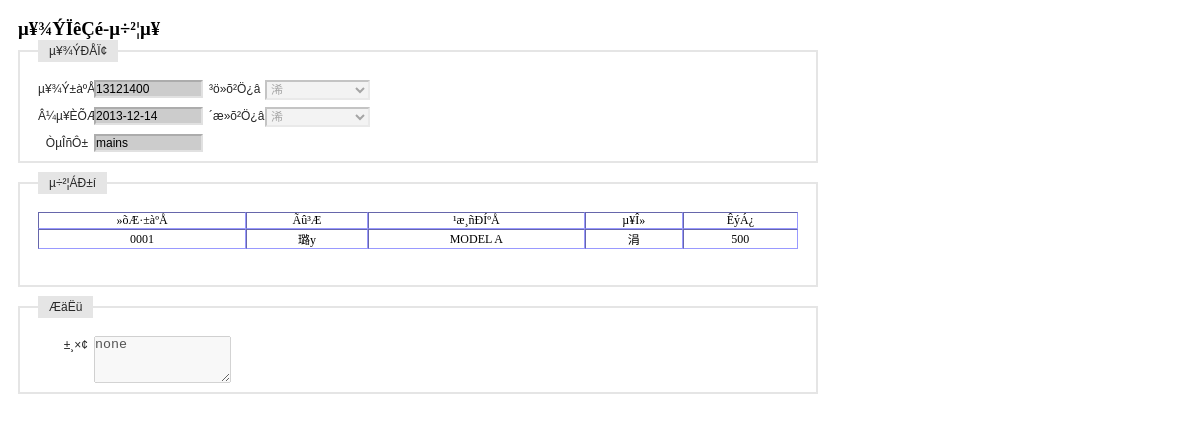
/receipt_exchange/receipt_show_exchange.php?id=13121400 (signed in), run on the app's committed database.
### tables this page shows
CREATE TABLE `table_warehouse` (
  `id` varchar(4) NOT NULL,
  `name` varchar(10) NOT NULL,
  `fuzeren` varchar(10) default NULL,
  `phone` varchar(8) default NULL,
  `address` varchar(50) default NULL,
  `remark` varchar(50) default NULL,
  PRIMARY KEY  (`id`,`name`)
);

CREATE TABLE `test_exchange` (
  `id` varchar(8) NOT NULL,
  `date` varchar(10) default NULL,
  `yewuyuan` varchar(10) default NULL,
  `type` varchar(4) default NULL,
  `warehouse` varchar(4) default NULL,
  `warehouse2` varchar(4) default NULL,
  `remark` varchar(100) default NULL,
  `itemstring` varchar(200) default NULL,
  PRIMARY KEY  (`id`)
);

CREATE TABLE `tb_product` (
  `id` int(4) NOT NULL auto_increment,
  `maintype` varchar(20) NOT NULL,
  `subtype` varchar(20) NOT NULL,
  `name` varchar(20) NOT NULL,
  `encode` varchar(20) NOT NULL,
  `barcode` varchar(20) NOT NULL,
  `size` varchar(20) NOT NULL,
  `unit` varchar(10) NOT NULL,
  `upperlimit` int(4) NOT NULL,
  `lowerlimit` int(4) NOT NULL,
  `inprice` int(4) NOT NULL,
  `outprice` int(4) NOT NULL,
  `tupian` varchar(100) NOT NULL,
  `jianjie` mediumtext NOT NULL,
  `addtime` varchar(20) NOT NULL,
  PRIMARY KEY  (`id`,`encode`,`barcode`)
);

### receipt_exchange/receipt_show_exchange.php (the view, shortened to what this page needs)
<?php
	$id = $_GET[id];
	$query = "select * from test_exchange where id = '$id'";
	$result = mysql_query($query);
	$RS = mysql_fetch_array($result);
	$date = $RS[date];
	$yewuyuan = $RS[yewuyuan];
	$itemstr = $RS[itemstring];
	$remark = $RS[remark];
	$query = "select name from table_warehouse where id = '$RS[warehouse]'";
	$result_warehouse = mysql_query($query);
	$RS2 = mysql_fetch_array($result_warehouse);
	$warehouse = $RS2[name];
	$query = "select name from table_warehouse where id = '$RS[warehouse2]'";
	$result_warehouse = mysql_query($query);
	$RS2 = mysql_fetch_array($result_warehouse);
	$warehouse2 = $RS2[name];
?>
<!DOCTYPE html PUBLIC "-//W3C//DTD XHTML 1.0 Transitional//EN" "http://www.w3.org/TR/xhtml1/DTD/xhtml1-transitional.dtd">
<html xmlns="http://www.w3.org/1999/xhtml">
<head>
</head>
<link rel="stylesheet" type="text/css" href="../css/iframe.css" media="screen" />
<body style="width:800px">
<form id="item_in" name="item_in" method="post" action="../receipt_inout/receipt_in_bg.php" onsubmit=" return checkForm()">
  <h3>µ¥¾ÝÏêÇé-µ÷²¦µ¥</h3>
  <fieldset>
  <legend>µ¥¾ÝÐÅÏ¢</legend>
  <label>µ¥¾Ý±àºÅ</label>
  <input id="id" name="id" type="text" value="<?php echo $id;?>" style="background-color:#CCCCCC" readonly/>
  <label>³ö»õ²Ö¿â</label>
  <select name="company" id="company" disabled>
    <?php echo "<option value='$RS[warehouse]'>$warehouse</option>";?>
  </select>
  <p>&nbsp;</p>
  <label>Â¼µ¥ÈÕÆÚ</label>
  <input name="date" id="date" type="text" value="<?php echo $date;?>" style="background-color:#CCCCCC" readonly/>
  <label>´æ»õ²Ö¿â</label>
  <select id="warehouse" name="warehouse" disabled>
    <?php echo "<option value='$RS[warehouse2]'>$warehouse2</option>";?>
  </select>
  <p>&nbsp;</p>
  <label>ÒµÎñÔ±</label>
  <input id="yewuyuan" name="yewuyuan" type="text" value="<?php echo $yewuyuan;?>" style="background-color:#CCCCCC" readonly/>
  </fieldset>
  <fieldset>
  <legend>µ÷²¦ÁÐ±í</legend>
  <table id="item_list" border="1" width="100%" cellspacing="0" cellpadding="5" style="font-size:12px; border:thin; border-color:#9999FF ">
    <tr align="center">
      <td>»õÆ·±àºÅ</td>
      <td>Ãû³Æ</td>
      <td>¹æ¸ñÐÍºÅ</td>
      <td>µ¥Î»</td>
      <td>ÊýÁ¿</td>
    </tr>
	<?php
		$item_list = explode('|',$itemstr);
		foreach($item_list as $str){
			echo '<tr align="center">';
			$item_info = explode('+',$str);
			$item_id = $item_info[0];
			$item_num = $item_info[1];
			echo "<td>$item_id</td>";
			if(1){
				$query = "select * from tb_product where encode = '$item_id'";
				$result_iteminfo = mysql_query($query);
				$RS2 = mysql_fetch_array($result_iteminfo);
				echo "<td>$RS2[name]</td>";
				echo "<td>$RS2[size]</td>";
				echo "<td>$RS2[unit]</td>";
			}
			else{
				echo "<td></td>";
				echo "<td></td>";
				echo "<td></td>";
			}
			echo "<td>$item_num</td>";
			echo '</tr>';
		}
	?>
  </table>
  <p>&nbsp;</p>
  </fieldset>
  <fieldset>
  <legend>ÆäËü</legend>
  <label>±¸×¢</label>
  <textarea name="remark" cols="15" rows="3" disabled><?php echo $remark;?></textarea>
  </fieldset>
</form>
</body>
</html>

### css/iframe.css (style rules this page uses)
* { margin: 0; padding: 0; }
body { background: #FFF; padding: 18px; }
form fieldset { border: #E5E5E5 2px solid; clear: both; margin-bottom: 9px; overflow: hidden; padding: 9px 18px; }
form input, form select { border-color: #ACACAC #E1E1E1 #E1E1E1 #ACACAC; border-style: solid; border-width: 2px; float: left; font-size:12px; margin-right: 6px; width: 105px; }
form label { color: #262626; font: normal 12px/18px Arial, sans-serif; float: left; margin-right: 6px; text-align: right; width: 50px; }
form legend { background: #E5E5E5; color: #262626; font: normal 12px/18px Arial, sans-serif; margin-bottom: 9px; padding: 2px 11px; }
p { color: #666; font: normal 12px/18px Arial, sans-serif; margin-bottom: 9px; }

### data on the page
table_warehouse: company "浠"
test_exchange: date "2013-12-14", yewuyuan "mains", itemstring "0001", itemstring "500", remark "none"
table_warehouse: warehouse "浠"
tb_product: name "璐у", size "MODEL A", unit "涓"
